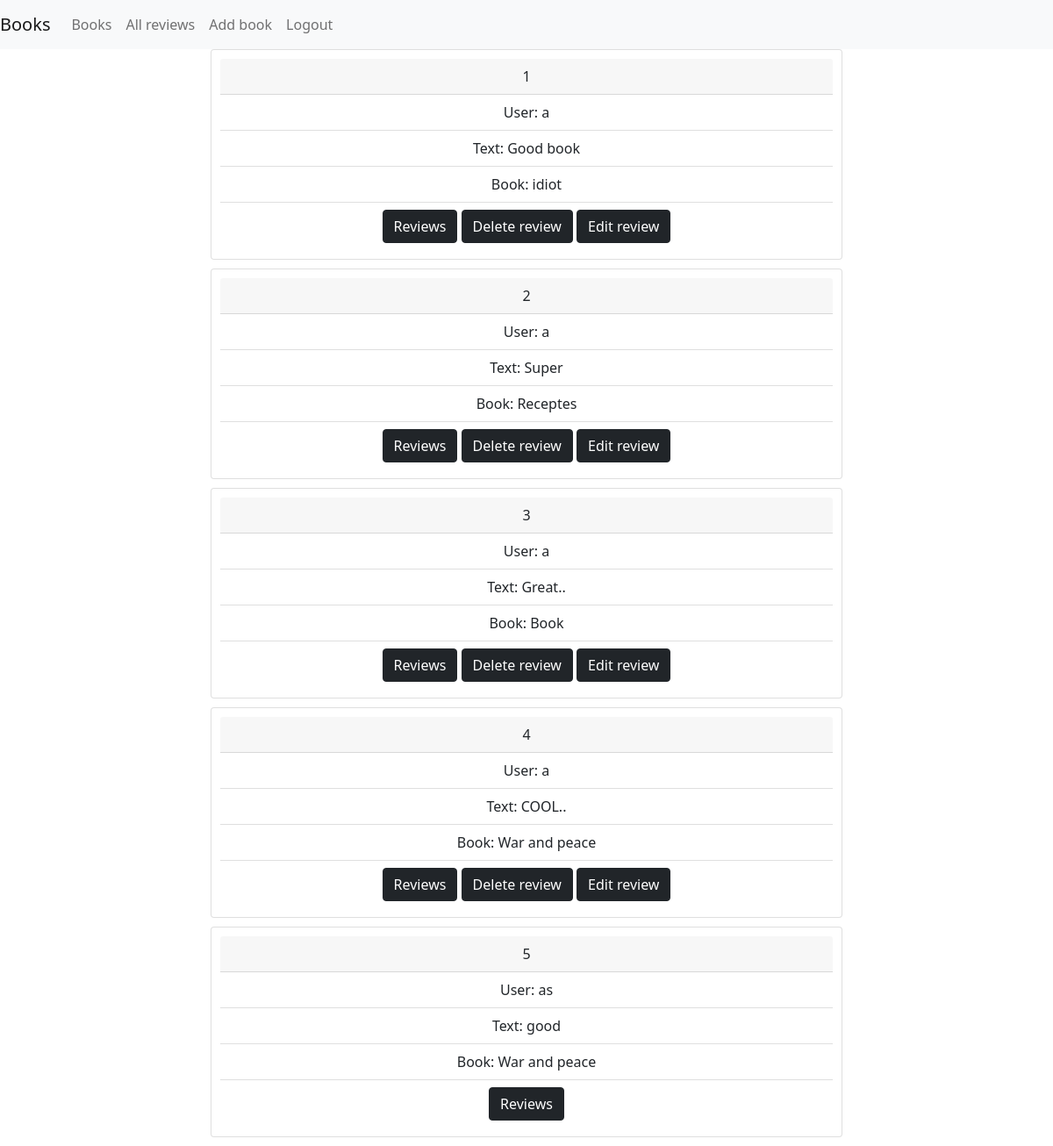
Screenshot of /app/review_list/ (signed in) with the database file from the repository.
### app_tutorial/models.py (models this page shows, shortened)
class Review(models.Model):
    user = models.ForeignKey(User, on_delete = models.CASCADE)
    book = models.ForeignKey(Book, on_delete= models.CASCADE)
    text = models.TextField()

class Book(models.Model):
    name = models.CharField(max_length=255)
    pages_number = models.IntegerField(default=100)
    price = models.DecimalField(max_digits=10, decimal_places=2)
    description = models.TextField(null=True,blank=True)
    def __str__(self):
        return self.name

### app_tutorial/views.py (the view)
# urls.py: path('review_list/', views.review_list, name='review_list'),
def review_list(request):
    reviews = Review.objects.all()
    return render(request, 'review_list.html', {'reviews': reviews})

### templates/review_list.html
{% extends 'base.html'%}
{%block content%}
{% for review in reviews %}
    <div class="review card">
      <div class="card-header">
        {{review.id}}
      </div>
      <ul class="list-group list-group-flush">
        <li class="list-group-item">User: {{review.user}}</li>
        <li class="list-group-item">Text: {{review.text}}</li>
        <li class="list-group-item">Book: {{review.book}}</li>
          <li class="list-group-item">
              <a class="btn btn-dark" href="{% url 'book_review_list' book_id=review.book.id%}" role="button">Reviews</a>
              {% if user.is_authenticated %}
                {% if review.user == user %}
                    <a class="btn btn-dark" href="{% url 'delete_review' review_id=review.id%}">Delete review</a>
                    <a class="btn btn-dark" href="{% url 'edit_review' review_id=review.id%}">Edit review</a>
                {% endif %}
              {% endif %}
          </li>
      </ul>
    </div>
{% endfor %}
{% endblock %}

### static/styles.css (style rules this page uses)
.review { text-align: center; padding: 10px; margin-bottom: 10px; }

### rows the page displays
Review: id "1", user "a", text "Good book", book "idiot", shows "Delete review"
Review: id "2", user "a", text "Super", book "Receptes", shows "Delete review"
Review: id "3", user "a", text "Great..", book "Book", shows "Delete review"
Review: id "4", user "a", text "COOL..", book "War and peace", shows "Delete review"
Review: id "5", user "as", text "good", book "War and peace"
